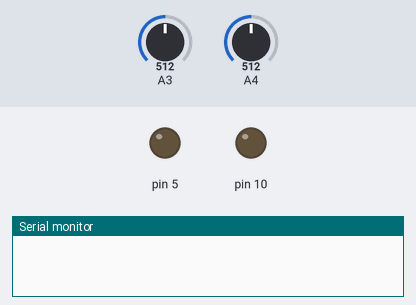
A sketch run on a simulated Arduino Leonardo, built with avr-gcc and run on an emulated ATmega32U4. Shown: output pins drawn as LEDs (lit = HIGH), the last lines printed to the serial monitor. The inputs (shaded band) are chosen by the test bench; at power-on: A3 = 512, A4 = 512.

Above: at 2.3 s.
2.4 s: A3 set to 521
At 3.2 s:
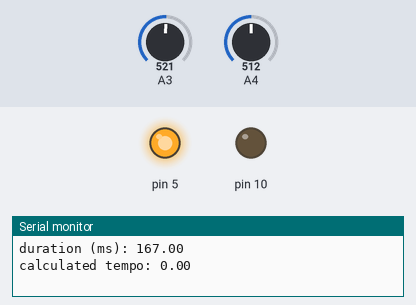
5.4 s: A3 set to 511
At 7.0 s:
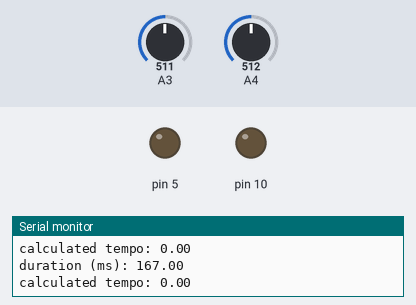
7.3 s: A3 set to 716
At 8.1 s:
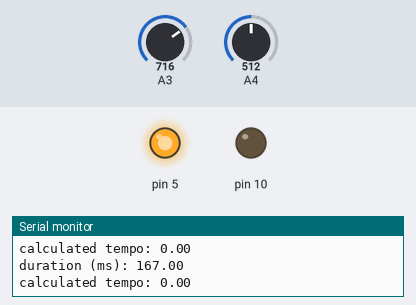
10.3 s: A3 set to 306
At 12.1 s:
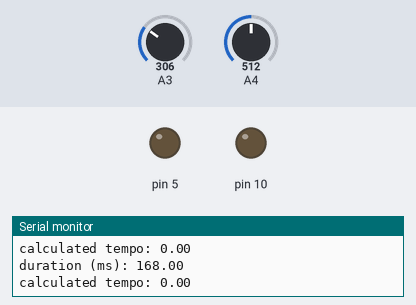
Timing chart, 0 to 13.2 s (numbered marks = the images above; inputs shaded):
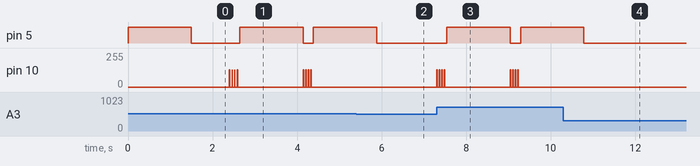

The sketch:

mm04tempo.ino
```cpp
#include<Esplora.h>

//Global Variables
float tempo, averagePeriod;

void setup() {
  Serial.begin(9600);

}

void loop() {
  float x = tapBeat();

  if (x>0){
    //averagePeriod = //Calculate the average period between the four beats
    //tempo = //Calculate the average tempo in beats per minute
    Serial.print("duration (ms): ");Serial.println(x);
    Serial.print("calculated tempo: ");Serial.println(tempo);
  }

}

// Special function: Measured the time for 4 beats to pass.
float tapBeat() {
  int wait = 50; //wait this many milliseconds as a buffer
  int sensitivity;
  int count=0;
  long elapsed, time1, time2;
  int debounce =10; //another buffer
  int tempo = 0;
  float K1 = 0.9996;
  float K2 = -72;
  int period;
  if (Esplora.readButton(SWITCH_1) == LOW) { // starts by pressing bottom button
    Esplora.writeRed(255);
    delay(1500); //wait for a second and a half for the user to get ready
    Esplora.writeRed(0); //.. as indicated by the red light
    sensitivity = Esplora.readSlider();
    while (count < 4) {
      int loudness = Esplora.readMicrophone();
      if (loudness > sensitivity) {
        time1 = millis();
        Esplora.writeGreen(128);
        delay(debounce);
        Esplora.writeGreen(0);
        count++;
        delay(wait);//wait
        while (count < 4) {
          loudness = Esplora.readMicrophone();
          if (loudness > sensitivity) {
            Esplora.writeGreen(128);
            delay(debounce);
            Esplora.writeGreen(0);
            count++;
            delay(wait);//wait
          }
        }
      }
    }
    time2=millis();
    elapsed = time2 - time1;
    elapsed=K1*elapsed+K2; // correction factor based on the inaccuracy of the onboard timer
    return elapsed;
  }
  return 0;
}
```

Measured:
- the behaviour switches between 512 and 513 on A3 (found by bisection; images 0 and 1)
- after the input at 2.4 s, pin 5: LOW → HIGH after 0.24 s, → LOW 1.5 s later, → HIGH 0.24 s later; pin 10: goes 3 × (128/255 0.01 s, 0/255 0.05 s), 128/255 0.01 s, 0/255 1.6 s, 3 × (128/255 0.01 s, 0/255 0.05 s), 128/255 0.01 s, then 0/255, starting at once
- after the input at 5.4 s, pin 5: goes on until 5.9 s, then stays LOW; pin 10: stops changing and stays 0/255
- after the input at 7.3 s, pin 5: LOW → HIGH after 0.24 s, → LOW 1.5 s later, → HIGH 0.24 s later; pin 10: goes 3 × (128/255 0.01 s, 0/255 0.05 s), 128/255 0.01 s, 0/255 1.6 s, 3 × (128/255 0.01 s, 0/255 0.05 s), 128/255 0.01 s, then 0/255, starting at once
- after the input at 10.3 s, pin 5: goes on until 10.8 s, then stays LOW; pin 10: stops changing and stays 0/255
